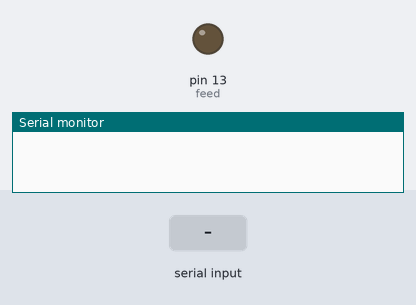
Recording of a sketch running on a simulated Arduino Uno, built with avr-gcc and run on an emulated ATmega328P. On the bench: output pins drawn as LEDs (lit = HIGH), the last lines printed to the serial monitor. The test bench sets the inputs (shaded band).

Above: at 1.2 s.
1.3 s: "1" received over Serial
At 2.4 s:
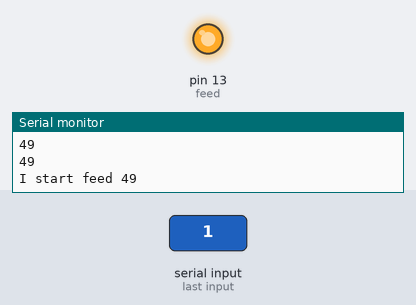
2.8 s: "0" received over Serial
At 3.5 s:
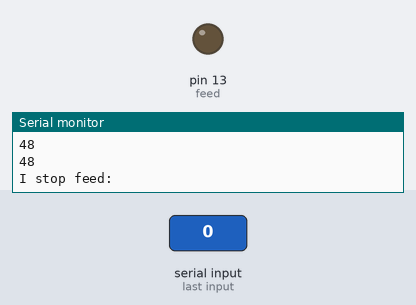
Timing chart, 0 to 5.8 s (numbered marks = the images above; inputs shaded):
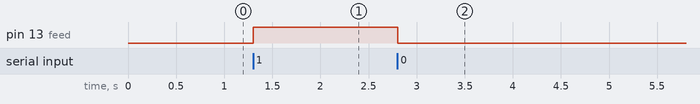

Measured:
- after the input at 1.3 s, pin 13 (feed): LOW → HIGH at once
- after the input at 2.8 s, pin 13 (feed): HIGH → LOW at once

The sketch:

Serial.ino
```cpp
/*
  relay
 */

// Pin 13 has an LED connected on most Arduino boards
// give it a name:
int feed = 13;

int incomingByte = 0;   // for incoming serial data

// the setup routine runs once when you press reset:
void setup() {
Serial.begin(9600);
  // initialize the digital pin as an output.
  pinMode(feed, OUTPUT);
}

// the loop routine runs over and over again forever:
void loop() {
  while(Serial.available() > 0) {
  incomingByte = Serial.read();
  Serial.println(incomingByte, DEC);
  Serial.println(incomingByte);
  if(incomingByte == 49){
       // say what you got:
       Serial.print("I start feed ");
       digitalWrite(feed,HIGH);
       delay(1000);
       Serial.println(incomingByte, DEC);
  } else {
    Serial.println("I stop feed: ");
    digitalWrite(feed, LOW);    // turn the LED off by making the voltage LOW
    delay(1000);
  }
  }
}
```
